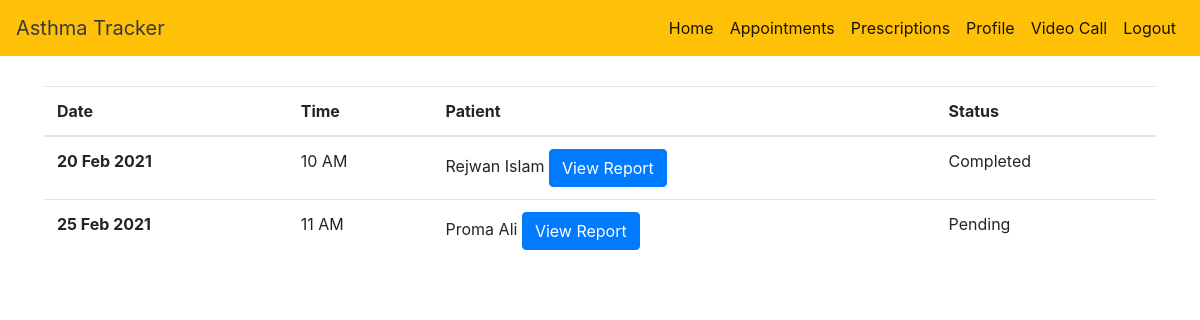
Page /doctor_appointment/ (signed in) on the committed database.
### COMMON_APP/models.py (models this page shows)
class Appointment(models.Model):
    doctorid = models.ForeignKey('DOCTOR.Doctor', on_delete=models.CASCADE)
    patientid = models.ForeignKey('PATIENT.Patient', on_delete=models.CASCADE)
    time = models.CharField(max_length=40)
    date = models.CharField(max_length=40, default="")
    status = models.BooleanField(max_length=15, default=0)

### PATIENT/models.py (models this page shows)
class Patient(models.Model):
    name = models.CharField(max_length=40)
    phone = models.CharField(max_length=12, default="", unique=True)
    email = models.CharField(max_length=50, unique=True)
    gender = models.CharField(max_length=30)
    address = models.CharField(max_length=200)
    age = models.IntegerField(max_length=12)
    weight = models.IntegerField(max_length=3)
    blood = models.CharField(max_length=10)
    medical = models.CharField(max_length=100)
    case = models.CharField(max_length=20)
    username = models.OneToOneField(User, on_delete=models.CASCADE)

### COMMON_APP/views.py (the view)
# urls.py: path('doctor_appointment/', doctor_appointment, name='doctor_appointment'),
def doctor_appointment(request):
    status = False
    if request.user:
        status = request.user
    user_id = User.objects.get(username=request.user)
    doctor = Doctor.objects.get(username=user_id)
    data = Appointment.objects.filter(doctorid=doctor)
    return render(request, 'my_appointment.html', {'data': data, 'user': "D", 'status': status})

### templates/my_appointment.html (shortened to what this page needs)
 <!DOCTYPE html>
<html>
<head>
    <link rel="stylesheet" href="https://stackpath.bootstrapcdn.com/bootstrap/4.5.0/css/bootstrap.min.css">
</head>
<body>
{% include "nav.html" %}
<div class="container">
    <div class="row">
        <div class="col-sm-12">
            <table class="table">
                <thead>
                <tr>
                    <th scope="col">Date</th>
                    <th scope="col">Time</th>
                    {% if user == 'P' %}
                    <th scope="col">Doctor</th>
                    {% else %}
                    <th scope="col">Patient</th>
                    {% endif %}
                    <th scope="col">Status</th>
                </tr>
                </thead>
                <tbody>
                {% for data in data %}
                <tr>
                    <th scope="row">{{ data.date }}</th>
                    <td> {{ data.time }}</td>
                    {% if user == 'P' %}
                    <td> {{ data.doctorid.name }}</td>
                    {% else %}
                    <td> {{ data.patientid.name }}   <a href="{% url 'view_report' %}" class="btn btn-primary" id="#hello"> View Report</a></td>
                    {% endif %}
                    {% if data.status %}
                    <td>Completed</td>
                    {% else %}
                    <td>Pending</td>
                    {% endif %}
                </tr>
                {% endfor %}
                </tbody>
            </table>
        </div>
    </div>
</div>
</body>
</html>

### templates/my_appointment.html (style rules this page uses)
.container { margin-top: 30px; }

### rows in the picture
Appointment: date "20 Feb 2021", time "10 AM", patientid.name "Rejwan Islam", status "Completed"
Appointment: date "25 Feb 2021", time "11 AM", patientid.name "Proma Ali", status "Pending"
